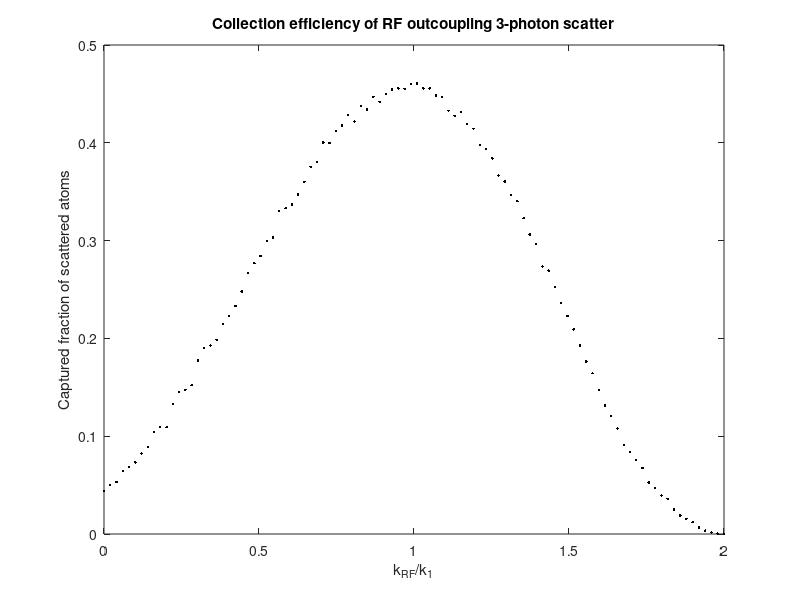

MATLAB code for this plot:
% sim rf knife method for forbidden transition
fprintf('== Simulating outcoupling ==\n')

% Physical parameters
num_scattered=1e4;
recoil_k1=2*pi/(427); %nm ^-1
recoil_k2=2*pi/(706);
recoil_k3=2*pi/(1083);
k_detector = 0.5*recoil_k1; 

%Scan stuff
k_fracs = linspace(0,2,100);
sample_fracs = zeros(size(k_fracs));
num_tests = length(k_fracs);
% Misc settings
verbose = 0;

for kidx = 1:num_tests
    % set independent variable
    knife_vel=k_fracs(kidx)*recoil_k1;
    
    % Create two-photon scattering distribution in kspace
    k_scatter = recoil_k1*repmat([1,0,0],num_scattered,1);
    seed_decay1 = randn(num_scattered,3);
    k_decay1 = recoil_k2*seed_decay1./vecnorm(seed_decay1,2,2);
    seed_decay2 = randn(num_scattered,3);
    k_decay2 = recoil_k3*seed_decay2./vecnorm(seed_decay2,2,2);
    k_scattered = k_scatter + k_decay1 + k_decay2;
    
    % % Select the atoms that are addressed by the rf knife
    k_scatt_norm=vecnorm(k_scattered,2,2);
    greater_than_knife_mask=k_scatt_norm>knife_vel;
    k_outcoupled=k_scattered(greater_than_knife_mask,:);
    % % remove the velocity that is given up to the trap
    k_outcoupled_norm=vecnorm(k_outcoupled,2,2);
    k_out_unit_vec=k_outcoupled./k_outcoupled_norm;
    k_final=k_outcoupled-k_out_unit_vec*knife_vel;
    k_final_norm = vecnorm(k_final,2,2);
    % Clip by detector field of view
    on_detector_mask = k_final_norm < k_detector;
    sample_frac = sum(on_detector_mask)/num_scattered;
    
    sample_fracs(kidx) = sample_frac;
    
    %Graphical output if desired
    if verbose
        fprintf('Captured %.2f pc of scattered atoms\n',100*sample_frac)
    end
    if verbose > 1
        figure(1)
        clf;
        subplot(3,1,1)
        scatter3(k_scattered(:,1),k_scattered(:,2),k_scattered(:,3),'k.')
        xlabel('x')
        ylabel('y')
        zlabel('z')

        subplot(3,1,2)
        scatter3(k_outcoupled(:,1),k_outcoupled(:,2),k_outcoupled(:,3),'k.')

        subplot(3,1,3)
        scatter3(k_final(:,1),k_final(:,2),k_final(:,3),'k.')
    end
end
figure(2)
plot(k_fracs,sample_fracs,'k.')
hold on
xlabel('k_{RF}/k_{1}')
ylabel('Captured fraction of scattered atoms')
title('Collection efficiency of RF outcoupling 3-photon scatter')